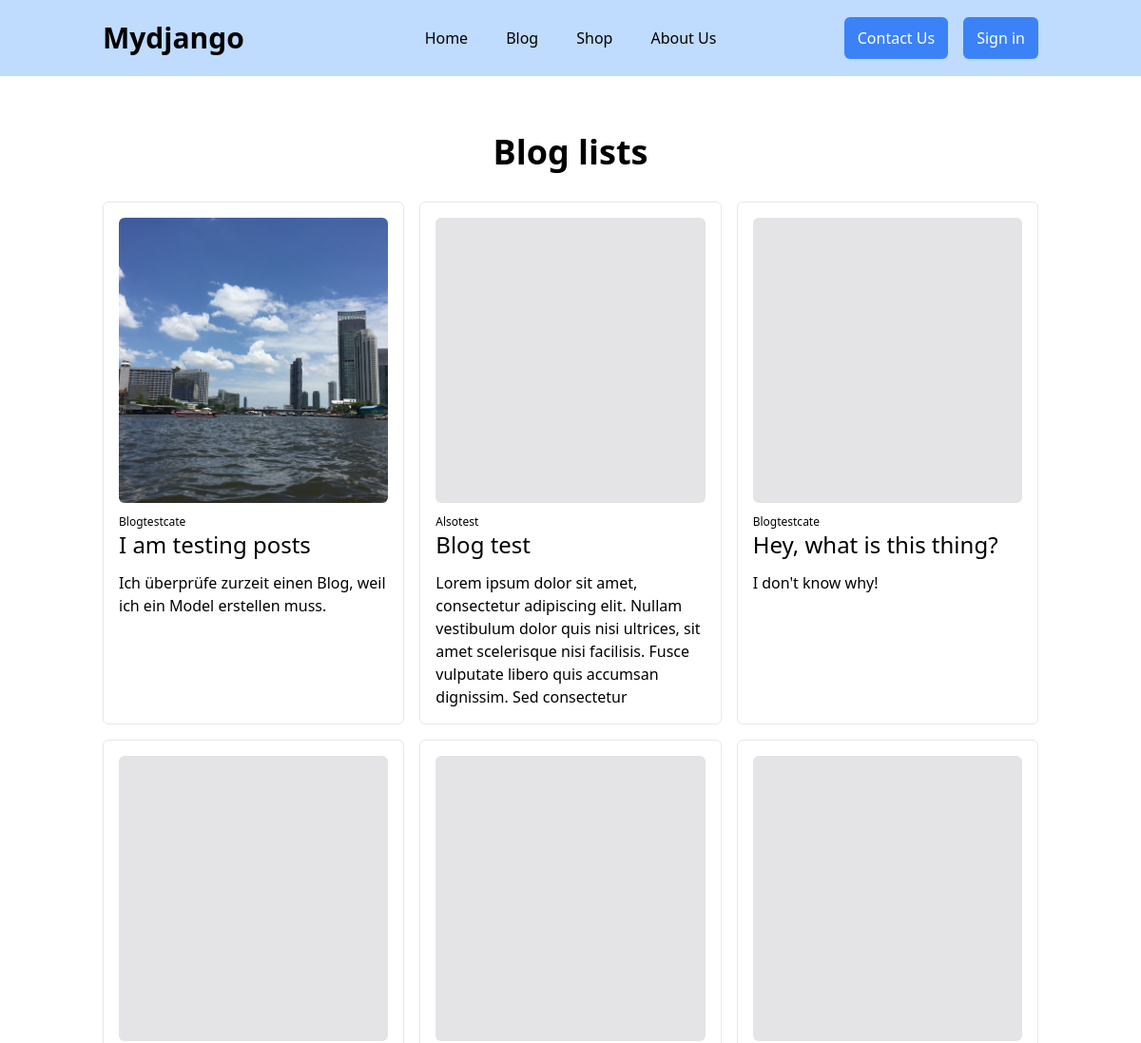
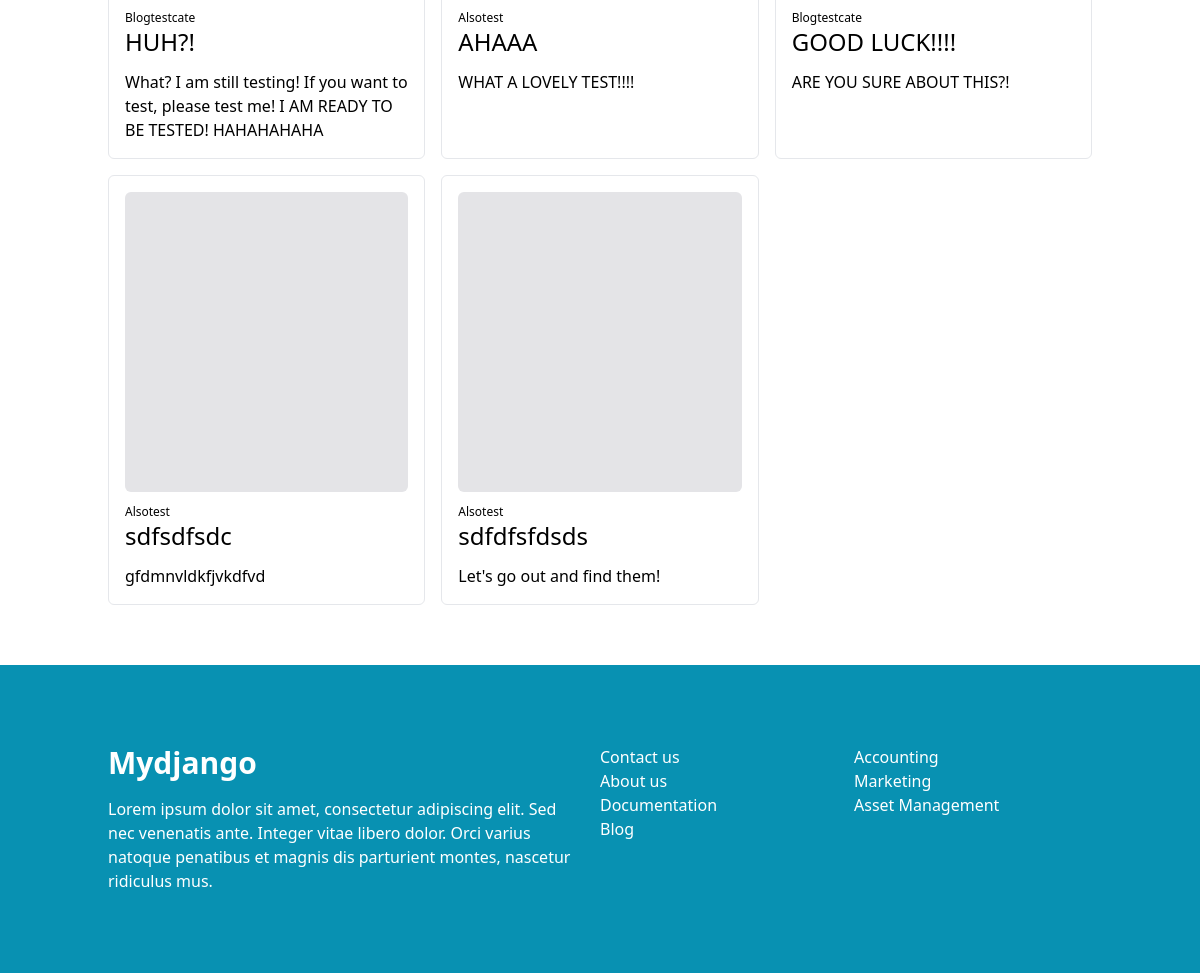
The app's page /blogs/ with its own data (2 pictures, top to bottom).
### blogadmin/models.py (models this page shows, shortened)
class BlogPost(models.Model):
    title = models.CharField(max_length=255)
    content = models.TextField()
    status = models.CharField(max_length=255, choices=STATUS_CHOICE, default=1)
    category = models.ForeignKey(BlogCategory, related_name='title', on_delete=models.CASCADE)
    image = models.ImageField(upload_to='posts',blank=True)
    created_at = models.DateTimeField(auto_now_add=True)
    updated_at = models.DateTimeField(auto_now=True)

class BlogCategory(models.Model):
    category = models.CharField(max_length=255, unique=True)
    class Meta:
        verbose_name_plural = "Blog categories"
    def __str__(self):
        return self.category

### blogadmin/views.py (the view)
# urls.py: path("", views.first_page),
def first_page(request):
    output = BlogPost.objects.filter(status='published')
    total_post = BlogPost.objects.count()
    return render(request, "blog-page.html", {"blogs": output})

### blogadmin/templates/blog-page.html (shortened to what this page needs)
{% extends "base.html" %}
{% block content %}
  <h1 class='text-4xl font-bold text-center mb-8'>Blog lists</h1>
  <div class='grid md:grid-cols-2 lg:grid-cols-3 gap-4'>
    {% for blog in blogs %}
      <a href={{ blog.id }} class='blogs'>
        <div class='border p-4 rounded-md blog-card'>
          {% if blog.image %}
            <img class='rounded-md h-[300px] w-full object-cover' src="{{ blog.image.url }}" alt="{{ blog.image.url }}">
          {% else %}
            <div class='bg-zinc-200 rounded-md w-full h-[300px]'></div>
          {% endif %}
          <h4 class='text-xs mt-3'>{{ blog.category }}</h4>
          <h1 class='mb-3 text-2xl font-medium'>{{ blog.title }}</h1>
          <p>{{ blog.content }} </p>
        </div>
      </a>
    {% endfor %}
  </div>
{% endblock %}

### webtemplate/static/style.css (style rules this page uses)
:root { --header-height:80px }
.blog-card { height:100%; }

### records on screen
BlogPost: image (picture), category "Blogtestcate", title "I am testing posts", content "Ich überprüfe zurzeit einen Blog, weil ich ein Model erstellen muss."
BlogPost: category "Alsotest", title "Blog test", content "Lorem ipsum dolor sit amet, consectetur adipiscing elit. Nullam vestibulum dolor quis nisi ultrices, sit amet scelerisque nisi facilisis. Fusce vulputate libero quis accumsan dignissim. Sed consectetur"
BlogPost: category "Blogtestcate", title "Hey, what is this thing?", content "I don't know why!"
BlogPost: category "Blogtestcate", title "HUH?!", content "What? I am still testing! If you want to test, please test me! I AM READY TO BE TESTED! HAHAHAHAHA"
BlogPost: category "Alsotest", title "AHAAA", content "WHAT A LOVELY TEST!!!!"
BlogPost: category "Blogtestcate", title "GOOD LUCK!!!!", content "ARE YOU SURE ABOUT THIS?!"
BlogPost: category "Alsotest", title "sdfsdfsdc", content "gfdmnvldkfjvkdfvd"
BlogPost: category "Alsotest", title "sdfdfsfdsds", content "Let's go out and find them!"
